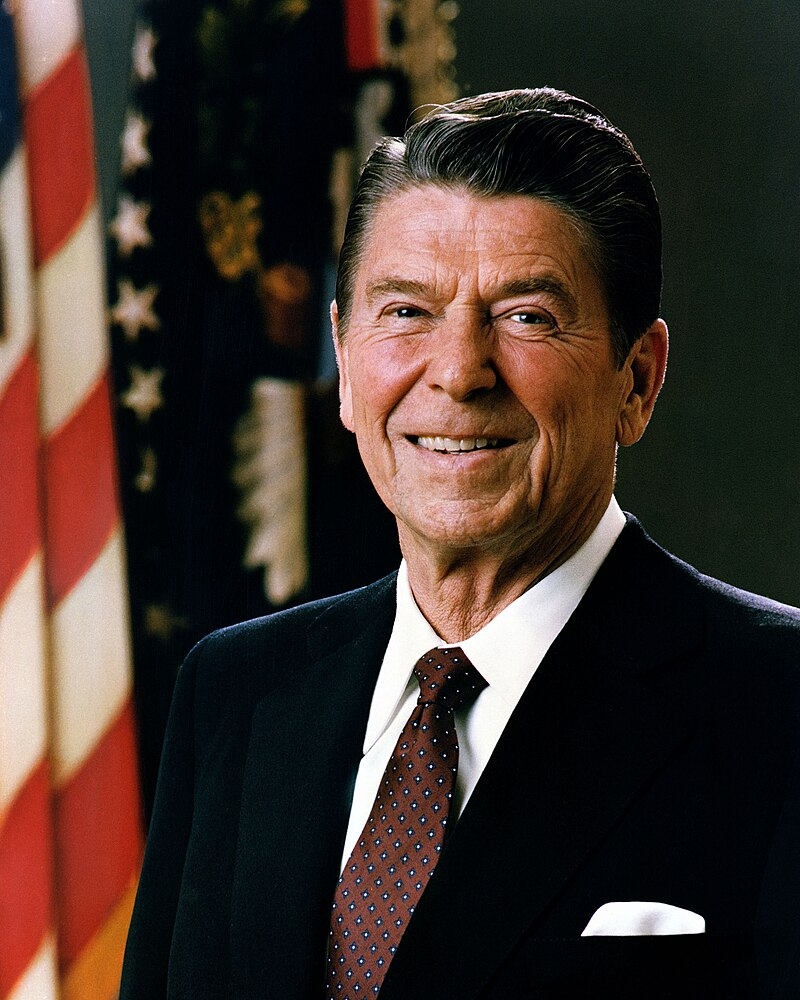
#> input picture examples/example.jpg, 800 x 1000 px
$ python solution.py   (older library calls are emulated)
#> lines starting #> are read from the running program, lines starting #| are printed output that depends on the picture; after the words box and inside, x2 and y2 are one past the last pixel; in counts of white or black regions, pixels touching at a corner belong together
### src/functions.py
import os
import numpy as np
import cv2

from matplotlib import pyplot as plt
from numpy.typing import NDArray


WAIT_MS: int = 5 * 10 ** 3


def display_and_save_image(output_path: str, output_files_dct: dict[str, NDArray[np.uint8]]) -> None:
    """Display and save multiple images in directory output_path."""
    os.makedirs(output_path, exist_ok=True)

    for name, image in output_files_dct.items():
        cv2.imshow(name.upper(), image)
        cv2.waitKey(WAIT_MS)
        cv2.destroyAllWindows()
        cv2.imwrite(os.path.join(output_path, name + ".jpg"), image)


def display_image(input_path: str) -> None:
    """
    Loads an image from the given path and displays it in a window for 5 seconds.

    :param input_path: Path to image file.
    :return: None.
    """
#> called with input_path = '../examples/example.jpg'
    image: NDArray[np.uint8] | None = cv2.imread(input_path)
#> image is the input picture: shape (1000, 800, 3); mean B, G, R 43.2, 50.1, 65.3

    if image is None:
        raise FileNotFoundError(f"Image not found at {input_path}")

    cv2.imshow("Original image", image)
    cv2.waitKey(WAIT_MS)
    cv2.destroyAllWindows()


def convert_and_histogram(input_path: str, output_path: str) -> None:
    """
    Convert an image from the given path to grayscale and HSV, display and save histograms.

    :param input_path: Path to image file.
    :param output_path: Directory to save resulting images.
    :return: None.
    """
#> called with input_path = '../examples/example.jpg', output_path = '../results'
    image: NDArray[np.uint8] | None = cv2.imread(input_path)

    if image is None:
        raise FileNotFoundError(f"Image not found at {input_path}")

    # From RGB to Grayscale
    grayscale_image: NDArray[np.uint8] = cv2.cvtColor(image, cv2.COLOR_BGR2GRAY)

    # From RGB to HSV
    hsv_image: NDArray[np.uint8] = cv2.cvtColor(image, cv2.COLOR_BGR2HSV)
#> hsv_image: shape (1000, 800, 3); mean H, S, V 64.8, 156.2, 70.8

    # Brightness histograms for original and grayscale images
    original_hist: NDArray[np.float32] = cv2.calcHist(
        [image], [0], None, [256], [0, 256]
    )
#> original_hist = 256 values, max 52314 at index 8, min 114 at index 225, mean 3125
    grayscale_hist: NDArray[np.float32] = cv2.calcHist(
        [grayscale_image], [0], None, [256], [0, 256]
    )
#> grayscale_hist = 256 values, max 67682 at index 3, min 179 at index 234, mean 3125

    # Dict for filename: image
    output_files_dct: dict[str, NDArray[np.uint8]] = {
        "grayscale": grayscale_image,
        "hsv": hsv_image,
    }

    # Display and save images
    display_and_save_image(output_path, output_files_dct)
#> the loop in display_and_save_image, `for name, image in output_files_dct.items():` made 2 passes
#> name on passes 1 to 2: 'grayscale', 'hsv'

    # Plot and save histograms
    plt.figure(figsize=(10, 4))
    plt.subplot(1, 2, 1)
    plt.title("Brightness Histogram Original Image")
    plt.xlabel("Pixel Intensity")
    plt.ylabel("Frequency")
    plt.plot(original_hist, color='black')
    plt.xlim([0, 256])
    # plt.savefig(os.path.join(output_path, "brightness_histogram_original.png"))

    plt.subplot(1, 2, 2)
    plt.title("Brightness Histogram Grayscale Image")
    plt.xlabel("Pixel Intensity")
    plt.ylabel("Frequency")
    plt.plot(grayscale_hist, color='black')
    plt.xlim([0, 256])

    plt.tight_layout()
    plt.savefig(os.path.join(output_path, "brightness_histograms.png"))
#> figure, not shown here; panel 1: curve peaks at x = 8, y = 52314; panel 2: curve peaks at x = 3, y = 67682
    plt.close()
    # plt.show()


def apply_filters(input_path: str,
          output_path: str,
          kernel_size_large: int = 7,
          kernel_size_small: int = 3,
          sigma_large: float = 5.0,
          sigma_small: float = 1e-3
          ) -> None:
    """
    Apply several image filters (Median, Gaussian, Laplacian) to the image from the given path,
    display the filtered results, and save each processed image to disk.

    :param input_path: Path to the image file.
    :param output_path: Directory to save resulting images.
    :param kernel_size_large: Kernel size for the larger median filter.
    :param kernel_size_small: Kernel size for the smaller median filter.
    :param sigma_large: Sigma value for Gaussian smoothing (larger sigma).
    :param sigma_small: Sigma value for Gaussian smoothing (smaller sigma).
    :return: None.
    """
#> called with input_path = '../examples/example.jpg', output_path = '../results', kernel_size_large = 7, kernel_size_small = 3, sigma_large = 5, sigma_small = 0.001
    # Load image (Grayscale image is assumed)
    image: NDArray[np.uint8] | None = cv2.imread(input_path, cv2.IMREAD_GRAYSCALE)
#> image: shape (1000, 800); min 0, max 255, mean 53.8

    if image is None:
        raise FileNotFoundError(f"Image not found at {input_path}")

    # Apply median blur with 2 different kernel sizes
    median_blur_large: NDArray[np.uint8] = cv2.medianBlur(image, kernel_size_large)
    median_blur_small: NDArray[np.uint8] = cv2.medianBlur(image, kernel_size_small)

    # Apply Gaussian smoothing with small and large sigma values
    gaussian_grayscale_sigma_small: NDArray[np.uint8] = cv2.GaussianBlur(
        image,
        (kernel_size_large, kernel_size_large),
        sigma_small
    )
    gaussian_grayscale_sigma_large: NDArray[np.uint8] = cv2.GaussianBlur(
        image,
        (kernel_size_large, kernel_size_large),
        sigma_large
    )

    # Apply Laplacian filter to image and convert result to displayable 8-bit image
    init_laplacian: NDArray[np.float64] = cv2.Laplacian(image, cv2.CV_64F, ksize=1)

    # Take absolute values and convert image to int
    laplacian_grayscale: NDArray[np.uint8] = np.uint8(np.absolute(init_laplacian))
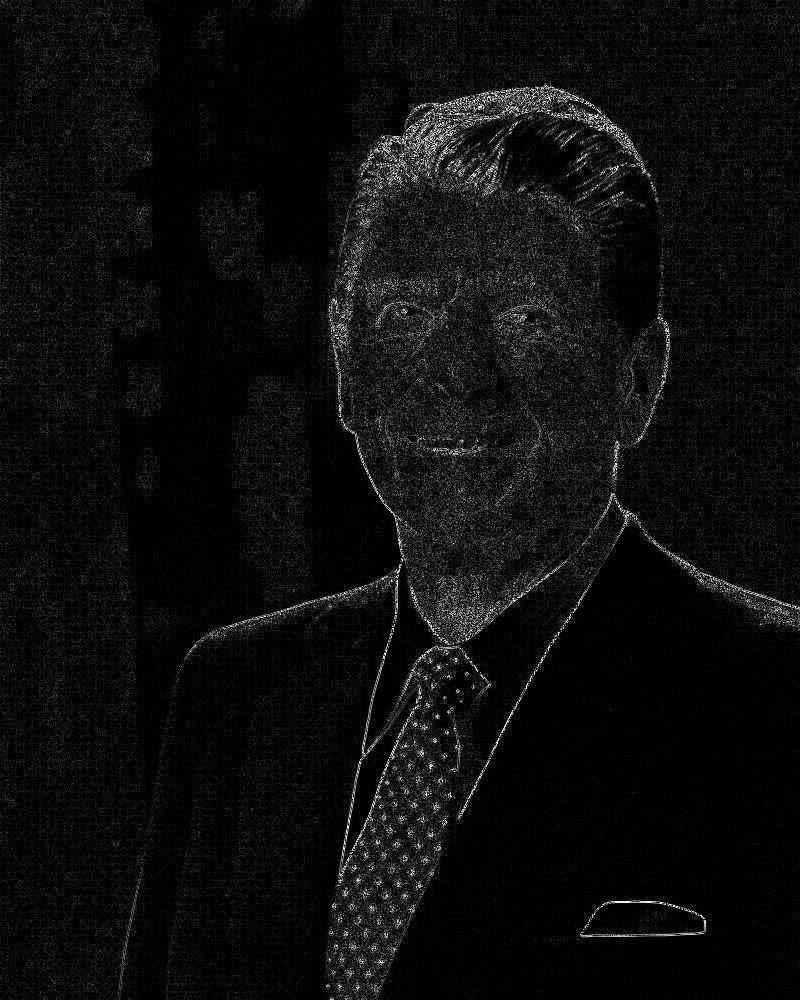
#> laplacian_grayscale: shape (1000, 800); min 0, max 255, mean 13.9

    # Dict for filename: image
    output_files_dct: dict[str, NDArray[np.uint8]] = {
        f"median_blur_kernel_{kernel_size_large}": median_blur_large,
        f"median_blur_kernel_{kernel_size_small}": median_blur_small,
        f"gaussian_blur_sigma_{sigma_small}": gaussian_grayscale_sigma_small,
        f"gaussian_blur_sigma_{sigma_large}": gaussian_grayscale_sigma_large,
        "laplacian_filter": laplacian_grayscale,
    }

    # Display and save images
    display_and_save_image(output_path, output_files_dct)
#> the loop in display_and_save_image (call 2), `for name, image in output_files_dct.items():` made 5 passes
#> name on passes 1 to 5: 'median_blur_kernel_7', 'median_blur_kernel_3', 'gaussian_blur_sigma_0.001', 'gaussian_blur_sigma_5.0', 'laplacian_filter'


def detect_edges_and_corners(input_path: str,
          output_path: str,
          *,
          kernel_size: int = 3,
          threshold_canny_1: int = 100,
          threshold_canny_2: int = 200,
          block_size_harris: int = 2) -> None:
    """
    Apply edge and corner detection algorithm to image.

    :param input_path: Path to the image file.
    :param output_path: Directory to save resulting images.
    :param kernel_size: Kernel size for Sobel operator and Harris detector.
    :param threshold_canny_1: First (lower) threshold for Canny edge detection algo.
    :param threshold_canny_2: Second (upper) threshold for Canny edge detection algo.
    :param block_size_harris: Block size for Harris corner detection.
    :return: None.
    """
#> called with input_path = '../examples/example.jpg', output_path = '../results', kernel_size = 3, threshold_canny_1 = 100, threshold_canny_2 = 200, block_size_harris = 2
    image: NDArray[np.uint8] | None = cv2.imread(input_path, cv2.IMREAD_GRAYSCALE)

    if image is None:
        raise FileNotFoundError(f"Image not found at {input_path}")

    # Apply Sobel operator to image to compute horizontal and vertical gradients
    sobel_x_f: NDArray[np.float64] = cv2.Sobel(image, cv2.CV_64F, 1, 0, ksize=kernel_size)  # Horizontal gradients
    sobel_y_f: NDArray[np.float64] = cv2.Sobel(image, cv2.CV_64F, 0, 1, ksize=kernel_size)  # Vertical gradients

    # Convert float64 gradients to uint8 to display
    sobel_x: NDArray[np.uint8] = cv2.convertScaleAbs(sobel_x_f)
    sobel_y: NDArray[np.uint8] = cv2.convertScaleAbs(sobel_y_f)

    # Apply the Canny edge detection algorithm
    edges: NDArray[np.uint8] = cv2.Canny(image, threshold_canny_1, threshold_canny_2)
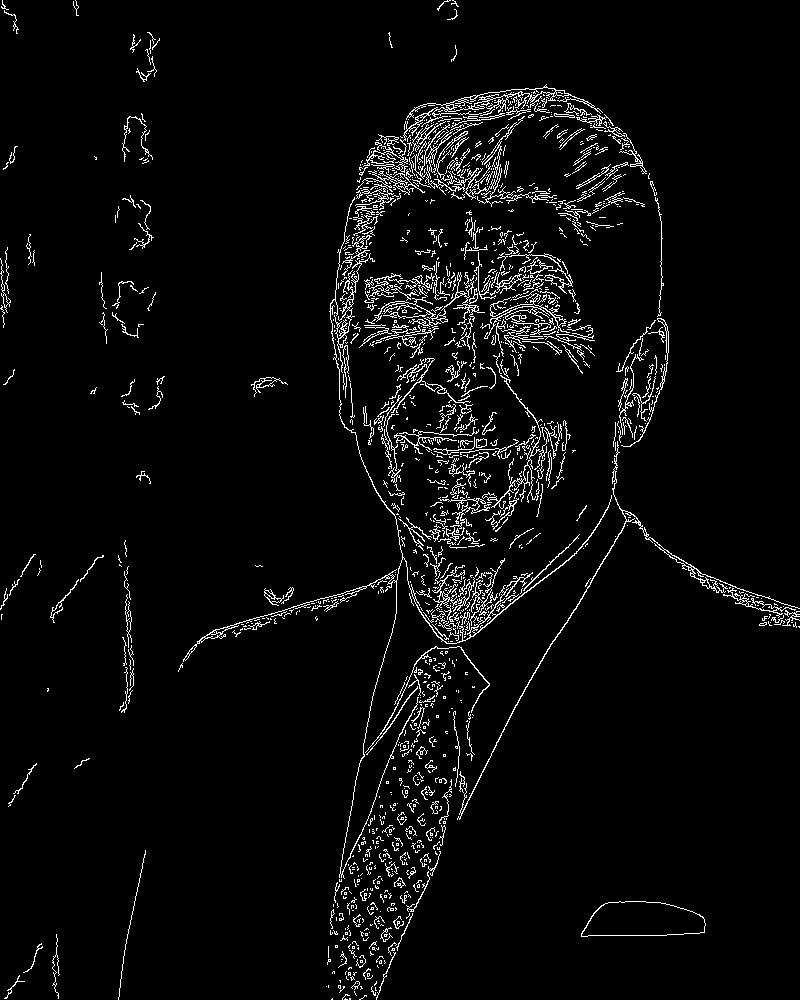
#> edges: shape (1000, 800); 4% white in thin lines or dots

    # Apply the Harris corner detector to identify corner points on Grayscale image
    # grayscale_image = cv2.cvtColor(image, cv2.COLOR_BGR2GRAY)

    # Convert image to float 32
    grayscale_float_image: NDArray[np.float32] = np.float32(image)

    # Detect corners using Harris algorithm
    corners: NDArray[np.float32] = cv2.cornerHarris(grayscale_float_image, block_size_harris, kernel_size, 0.04)
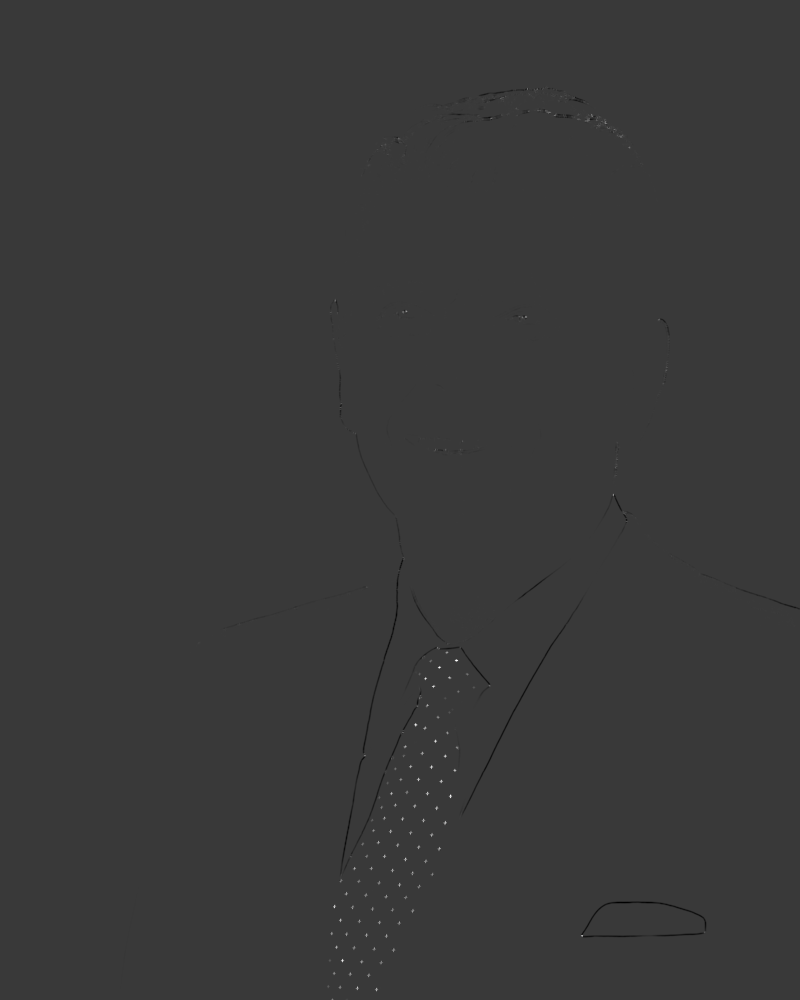
#> corners: shape (1000, 800) float32; min -152321408, max 521253472, mean -60362.9; drawn with min black and max white

    # Dilate corners points to make more visible
    corners_dilated: NDArray[np.float32] = cv2.dilate(corners, None)

    # Copy of original image to mark corners
    corners_original: NDArray[np.uint8] = image.copy()

    # Mark detected corners
    corners_original[corners_dilated > 0.01 * corners_dilated.max()] = 255
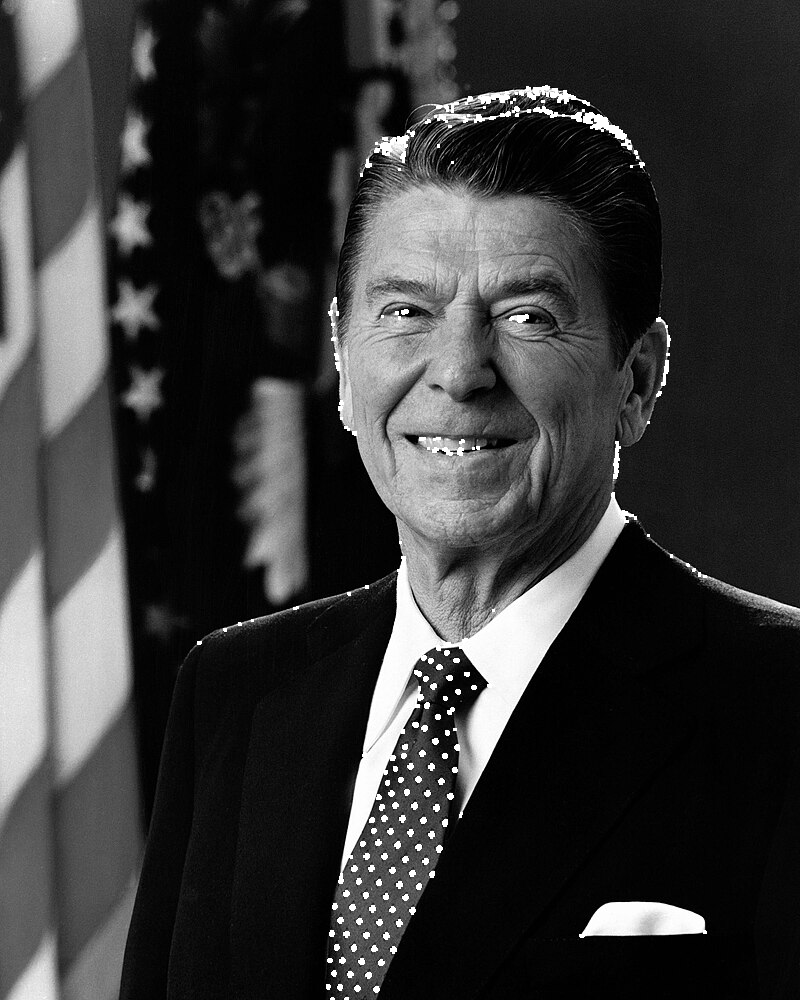
#> corners_original: shape (1000, 800); min 0, max 255, mean 55.5

    # Dict for filename: image
    output_files_dct: dict[str, NDArray[np.uint8]] = {
        "sobel_horizontal_gradients": sobel_x,
        "sobel_vertical_gradients": sobel_y,
        "harris_detected_corners": corners_original,
        "canny_detected_edges": edges
    }

    # Display and save images
    display_and_save_image(output_path, output_files_dct)


def erode_and_dilate(input_path: str,
          output_path: str,
          *,
          thresh: int = 200,
          kernel_size: int = 3,
          erosion_num_iter: int = 10,
          dilation_num_iter: int = 5) -> None:
    """
    Apply binary thresholding and dilation and erosion to the grayscale image.

    :param input_path: Path to the image file.
    :param output_path: Directory to save resulting images.
    :param thresh: Threshold for binary segmentation.
    :param kernel_size: Kernel size for erosion and dilation.
    :param erosion_num_iter: Number of erosion iterations.
    :param dilation_num_iter: Number of dilation iterations.
    :return: None.
    """
#> called with input_path = '../examples/example.jpg', output_path = '../results', thresh = 200, kernel_size = 3, erosion_num_iter = 10, dilation_num_iter = 5
    grayscale_image: NDArray[np.uint8] | None = cv2.imread(input_path, cv2.IMREAD_GRAYSCALE)

    if grayscale_image is None:
        raise FileNotFoundError(f"Image not found at {input_path}")

    # Binarize grayscale image using threshold segmentation
    _, binary_grayscale = cv2.threshold(
        grayscale_image, thresh, 255, cv2.THRESH_BINARY
    )
#> binary_grayscale: shape (1000, 800); 5.1% white; 1267 white regions (1224 under 20 px), largest, box (x1, y1, x2, y2) and area: (341, 558, 574, 874) 16969, (0, 569, 42, 796) 7133, (62, 565, 122, 739) 5768

    kernel: NDArray[np.uint8] = np.ones((kernel_size, kernel_size), np.uint8)

    # Apply erosion operation to binary grayscale image
    eroded_binary_grayscale: NDArray[np.uint8] = cv2.erode(binary_grayscale, kernel, iterations=erosion_num_iter)
#> eroded_binary_grayscale: shape (1000, 800); 0.98% white; 8 white regions (1 under 20 px), largest, box (x1, y1, x2, y2) and area: (0, 608, 30, 766) 3704, (479, 600, 551, 740) 3161, (387, 617, 422, 694) 491

    # Apply dilation operation to binary grayscale image
    dilated_binary_grayscale: NDArray[np.uint8] = cv2.dilate(binary_grayscale, kernel, iterations=dilation_num_iter)
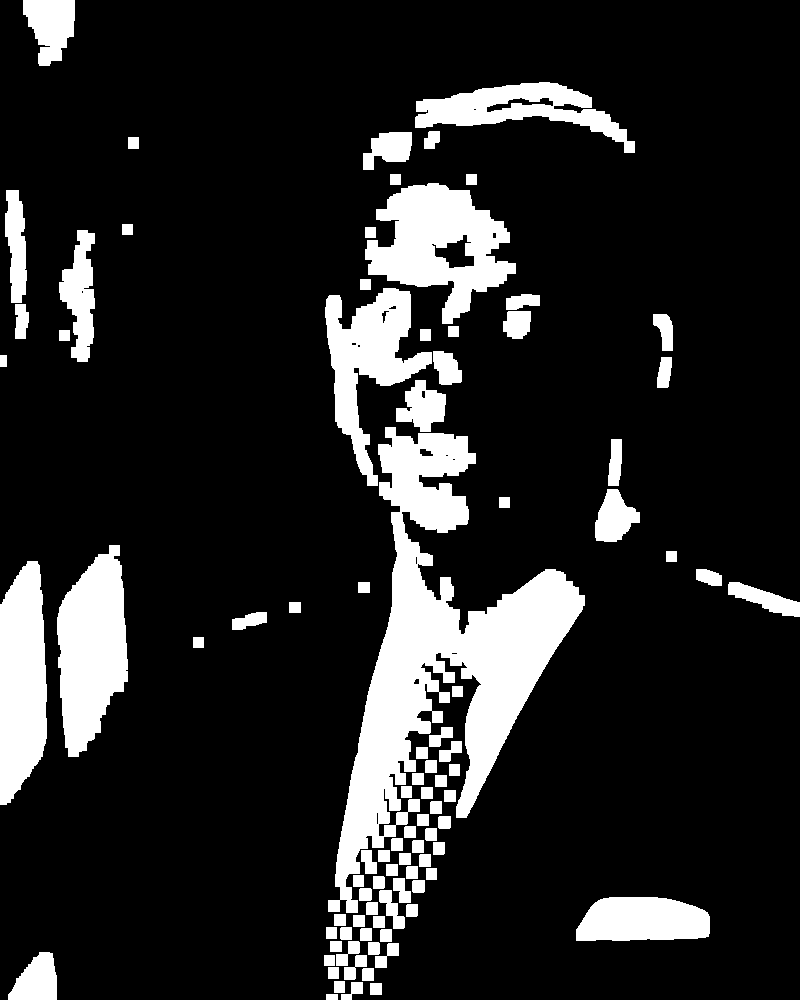
#> dilated_binary_grayscale: shape (1000, 800); 15% white; 93 white regions, largest, box (x1, y1, x2, y2) and area: (328, 427, 585, 913) 39834, (365, 183, 516, 324) 11252, (57, 545, 128, 757) 10426

    # Dict for filename: image
    output_files_dct: dict[str, NDArray[np.uint8]] = {
        "binary_grayscale": binary_grayscale,
        "eroded_binary_grayscale": eroded_binary_grayscale,
        "dilated_binary_grayscale": dilated_binary_grayscale
    }

    # Display and save images
    display_and_save_image(output_path, output_files_dct)

### src/solution.py
from functions import (
    display_image,
    convert_and_histogram,
    apply_filters,
    detect_edges_and_corners,
    erode_and_dilate
)


if __name__ == "__main__":
    original_image_path = "../examples/example.jpg"  # path with chosen original image
    output_path = "../results"  # path to save resulting images for hw tasks

    display_image(original_image_path)  # task 1

    convert_and_histogram(original_image_path, output_path)  # task 2

    apply_filters(original_image_path, output_path)  # task 3

    detect_edges_and_corners(original_image_path, output_path)  # task 4

    erode_and_dilate(original_image_path, output_path)  # task 5
